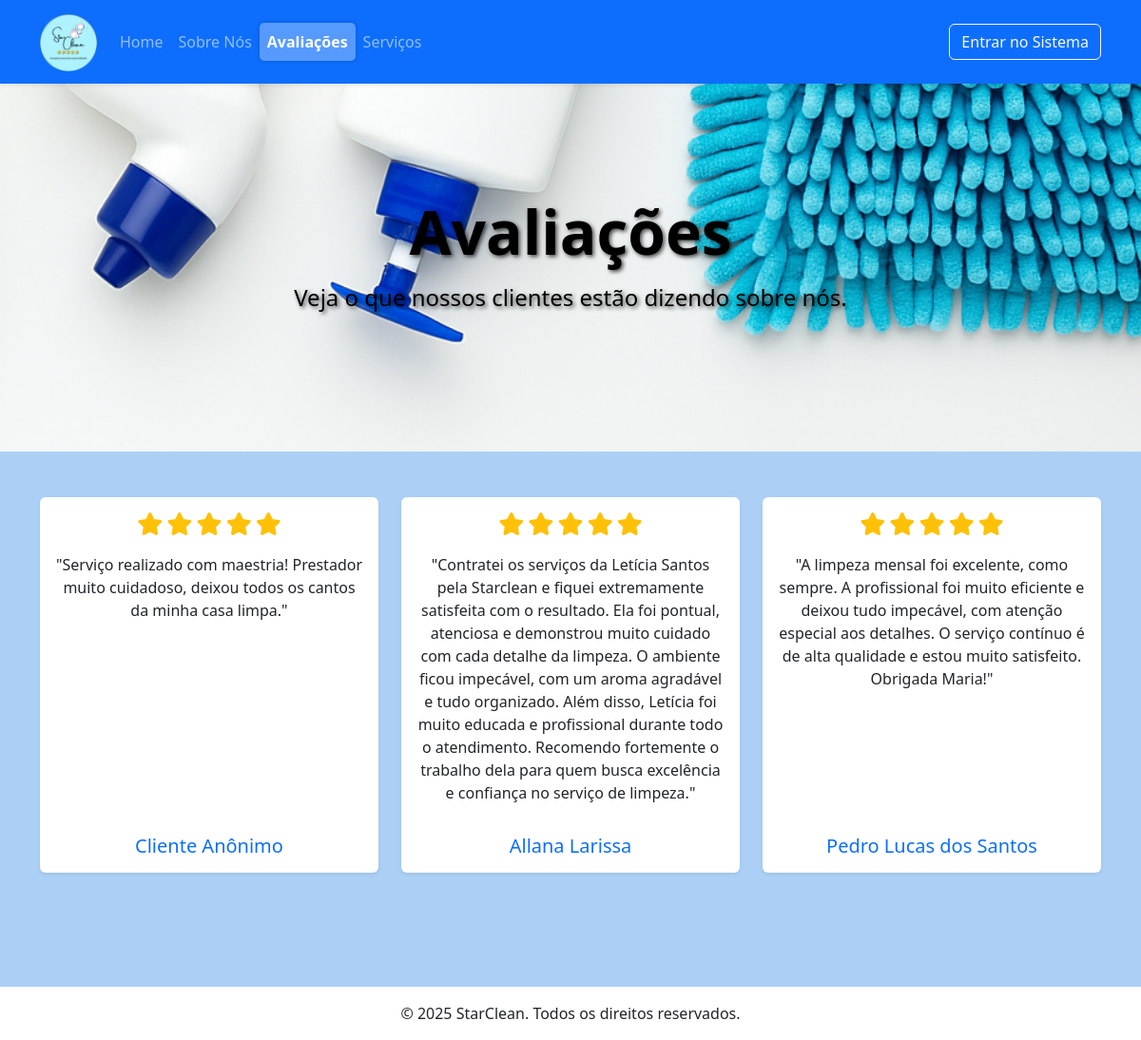
The app's page /pages/avaliacoes.php, older data.
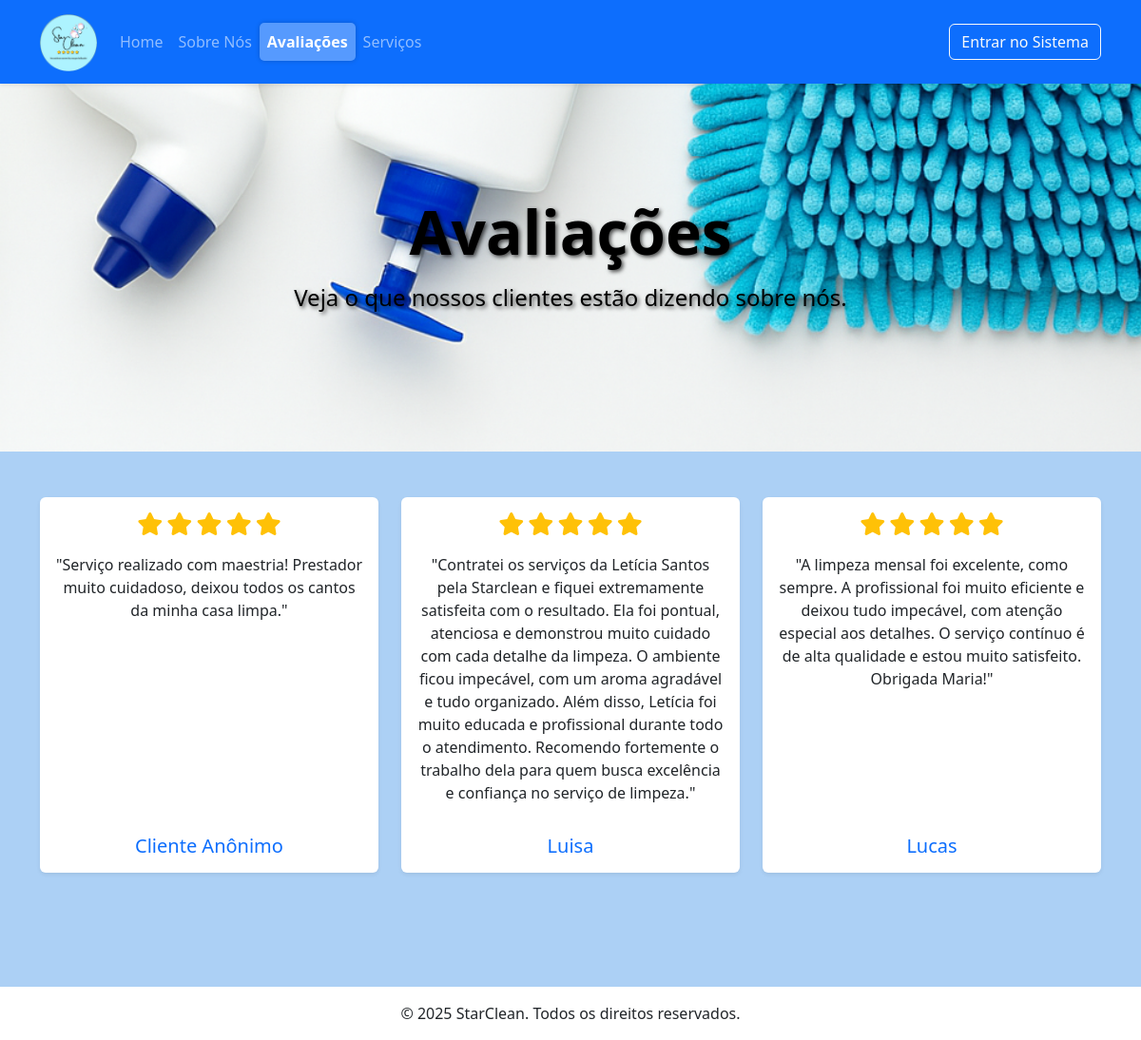
The same page, newer data.
### tables this page shows
CREATE TABLE `avaliacao_prestador` (
  `id` int(11) NOT NULL,
  `Cliente_id` int(11) NOT NULL,
  `Prestador_id` int(11) NOT NULL,
  `nota` int(11) DEFAULT NULL,
  `comentario` text DEFAULT NULL,
  `oculto` tinyint(1) NOT NULL DEFAULT 0
);

CREATE TABLE `cliente` (
  `id` int(11) NOT NULL,
  `nome` varchar(45) NOT NULL,
  `sobrenome` varchar(45) NOT NULL,
  `email` varchar(150) NOT NULL,
  `data_nascimento` date NOT NULL,
  `telefone` varchar(20) NOT NULL,
  `cpf` varchar(14) NOT NULL,
  `password` varchar(255) NOT NULL,
  `receber_notificacoes_email` tinyint(1) NOT NULL DEFAULT 1,
  `criado_em` timestamp NOT NULL DEFAULT current_timestamp(),
  `atualizado_em` timestamp NOT NULL DEFAULT current_timestamp() ON UPDATE current_timestamp()
);

### pages/avaliacoes.php (the view, shortened to what this page needs)
<?php
$avaliacoes = [];
try {
    $pdo = obterConexaoPDO();
    $stmt = $pdo->prepare(
        "SELECT ap.comentario, ap.nota, ap.oculto, c.nome AS nome_cliente
         FROM avaliacao_prestador ap
         JOIN cliente c ON ap.Cliente_id = c.id
         WHERE ap.comentario IS NOT NULL AND ap.nota IS NOT NULL
         ORDER BY ap.id DESC"
    );
    $stmt->execute();
    $avaliacoes = $stmt->fetchAll(PDO::FETCH_ASSOC);
} catch (PDOException $e) {
    error_log("Erro ao buscar avaliações: " . $e->getMessage());
    $erro_banco = '<div class="alert alert-danger text-center">Não foi possível carregar as avaliações no momento.</div>';
}
include '../includes/header.php';
include '../includes/navbar.php';
?>
<header class="hero-section"
    style="background: url(<?= BASE_URL ?>/img/produtoslimp.png) center/cover no-repeat; height: 400px; display: flex; align-items: center; color: black; text-shadow: 2px 2px 4px rgba(0,0,0,0.7);">
    <div class="container">
        <h1 class="display-3 fw-bold text-center color-white">Avaliações</h1>
        <p>
        <h4 class="text-center color-white">Veja o que nossos clientes estão dizendo sobre nós.</h4>
        </p>
    </div>
</header>
<main class="container my-5">
    <section class="mb-5">
        <div class="row text-center justify-content-center">
            <?php if (!empty($avaliacoes)): ?>
                <?php foreach ($avaliacoes as $avaliacao): ?>
                    <div class="col-md-6 col-lg-4 mb-4">
                        <div class="card h-100 shadow-sm border-0">
                            <div class="card-body d-flex flex-column">
                                <div class="text-center mb-3">
                                    <?php
                                        $nota = (int)$avaliacao['nota'];
                                        for ($i = 1; $i <= 5; $i++):
                                    ?>
                                        <i class="fas fa-star fs-4 <?= ($i <= $nota) ? 'text-warning' : 'text-muted' ?>"></i>
                                    <?php endfor; ?>
                                </div>
                                <p class="card-text flex-grow-1">"<?= nl2br(htmlspecialchars($avaliacao['comentario'])) ?>"</p>
                                <h5 class="card-title mt-3 mb-0 text-primary">
                                    <?= $avaliacao['oculto'] ? 'Cliente Anônimo' : htmlspecialchars($avaliacao['nome_cliente']) ?>
                                </h5>
                            </div>
                        </div>
                    </div>
                <?php endforeach; ?>
            <?php else: ?>
                 <div class="col-12 text-center">
                    <div class="alert alert-info">Ainda não há avaliações para exibir.</div>
                </div>
            <?php endif; ?>
        </div>
    </section>
</main>
<?php
include '../includes/footer.php';
?>

Row changes from the older to the newer data that the page shows:
changed through a linked row, avaliacao_prestador: Cliente.nome "Allana Larissa" → "Luisa"
changed through a linked row, avaliacao_prestador: Cliente.nome "Pedro Lucas dos Santos" → "Lucas"
